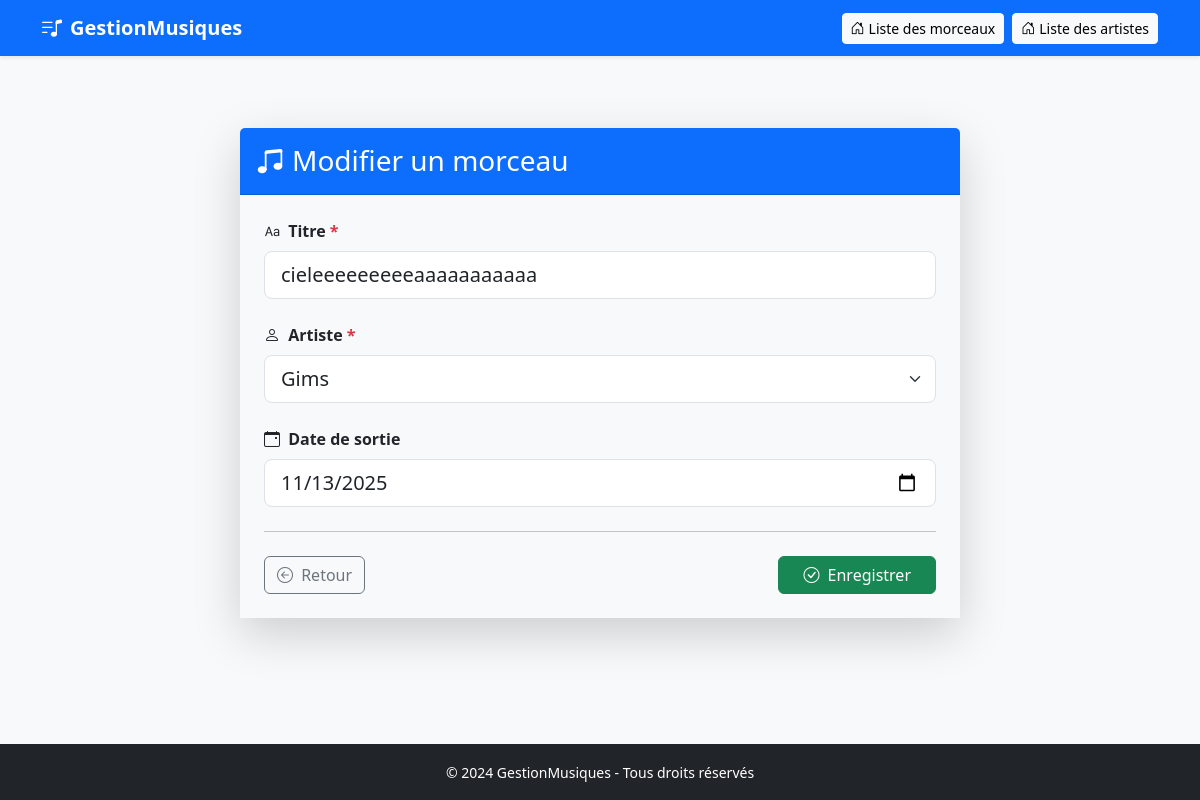
Screenshot of /musiques/7/update/ with the database file from the repository.
### musiques/models.py (models this page shows, shortened)
class Morceau(models.Model):
    titre = models.CharField(max_length=64)
    artiste = models.ForeignKey('Artiste', on_delete=models.CASCADE, null=False)
    date_sortie = models.DateField(null=True)

class Artiste(models.Model):
    nom = models.CharField(max_length=64)
    def __str__(self):
        return self.nom

### musiques/views.py (the view)
# urls.py: path('<int:pk>/update/', MorceauUpdateView.as_view(), name='morceau-update'),
class MorceauUpdateView(UpdateView):
    model = Morceau
    fields = ['titre', 'artiste', 'date_sortie']
    template_name = "musiques/morceau_form.html"
    success_url = reverse_lazy('musiques:morceau-list')

### musiques/templates/musiques/morceau_form.html (shortened to what this page needs)
{% extends "musiques/base.html" %}
{% block content %}
<div class="container mt-5">
  <div class="row justify-content-center">
    <div class="col-md-8">
      <div class="card shadow-lg border-0">
        <div class="card-header bg-primary text-white py-3">
          <h3 class="mb-0 d-flex align-items-center">
            <i class="bi bi-music-note-beamed me-2"></i>
            {% if object %}Modifier{% else %}Créer{% endif %} un morceau
          </h3>
        </div>
        <div class="card-body bg-light">
          <form method="post" class="p-2">
            <div class="mb-4">
              <label for="{{ form.titre.id_for_label }}" class="form-label fw-semibold">
                <i class="bi bi-type me-1"></i> Titre <span class="text-danger">*</span>
              </label>
              <input type="text"
                     name="{{ form.titre.name }}"
                     id="{{ form.titre.id_for_label }}"
                     class="form-control form-control-lg {% if form.titre.errors %}is-invalid{% endif %}"
                     placeholder="Titre du morceau"
                     value="{{ form.titre.value|default_if_none:'' }}"
                     required>
            </div>
            <div class="mb-4">
              <label for="{{ form.artiste.id_for_label }}" class="form-label fw-semibold">
                <i class="bi bi-person me-1"></i> Artiste <span class="text-danger">*</span>
              </label>
              <select name="{{ form.artiste.name }}"
                      id="{{ form.artiste.id_for_label }}"
                      class="form-select form-select-lg {% if form.artiste.errors %}is-invalid{% endif %}"
                      required>
                {% for value, label in form.artiste.field.choices %}
                  <option value="{{ value }}" {% if value|stringformat:"s" == form.artiste.value|stringformat:"s" %}selected{% endif %}>{{ label }}</option>
                {% endfor %}
              </select>
            </div>
            <div class="mb-4">
              <label for="{{ form.date_sortie.id_for_label }}" class="form-label fw-semibold">
                <i class="bi bi-calendar-event me-1"></i> Date de sortie
              </label>
              <input type="date"
                     name="{{ form.date_sortie.name }}"
                     id="{{ form.date_sortie.id_for_label }}"
                     class="form-control form-control-lg {% if form.date_sortie.errors %}is-invalid{% endif %}"
                     value="{{ form.date_sortie.value|date:'Y-m-d'|default_if_none:'' }}">
            </div>
            <hr class="my-4">
            <div class="d-flex justify-content-between">
              <a class="btn btn-outline-secondary" href="{% url 'musiques:morceau-list' %}">
                <i class="bi bi-arrow-left-circle me-1"></i> Retour
              </a>
              <button class="btn btn-success px-4" type="submit">
                <i class="bi bi-check-circle me-1"></i> Enregistrer
              </button>
            </div>
          </form>
        </div>
      </div>
    </div>
  </div>
</div>
{% endblock %}

### rows the page displays
Morceau: titre "cieleeeeeeeeeaaaaaaaaaaa", date_sortie "11/13/2025"
Artiste: artiste "Gims"
